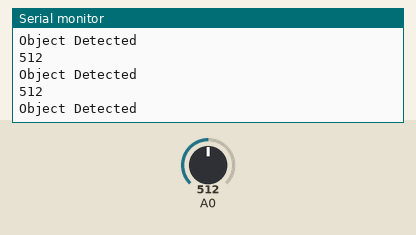
Bench run of a sketch on a simulated Arduino Uno, built with avr-gcc and run on an emulated ATmega328P. Shown: the last lines printed to the serial monitor. The inputs (shaded band) are chosen by the test bench; at power-on: A0 = 512.

Above: at 1.2 s.
1.3 s: A0 set to 987
At 1.9 s:
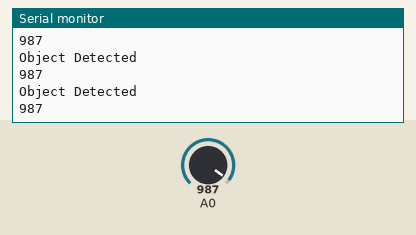
2.8 s: A0 set to 1009
At 3.7 s:
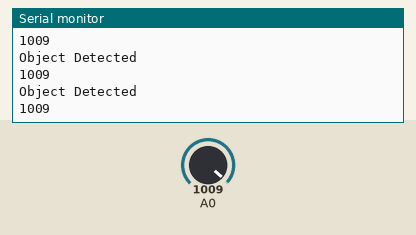
Timing chart, 0 to 5.8 s (numbered marks = the images above; inputs shaded):
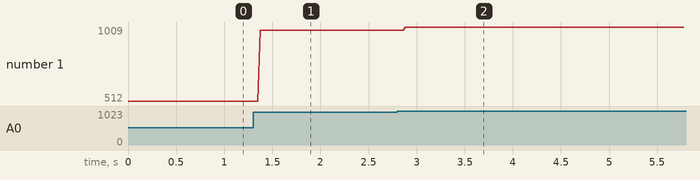

Measured:
- after the input at 1.3 s, the serial monitor: prints a new line after 0.07 s (image 1)
- after the input at 2.8 s, the serial monitor: prints a new line after 0.08 s (image 2)
- plotted number 1: 512 → 987 after the input at 1.3 s, 987 → 1009 after the input at 2.8 s

The sketch:

Baumer.ino
```cpp
void setup() {
  // put your setup code here, to run once:
  Serial.begin(9600);
  pinMode(A0,INPUT);
  //pinMode(13,OUTPUT);
}

void loop() {
  // put your main code here, to run repeatedly:
  int analog_R = analogRead(A0);
  //int sensor = map(analog_R,0,1023,0,100);
  //Serial.println(sensor);
    Serial.println(analog_R);
  if (analog_R>200){
    Serial.println("Object Detected");
   // digitalWrite(13,HIGH);
  //delay(1000);
  }
  else
  digitalWrite(13,LOW);
}
```
